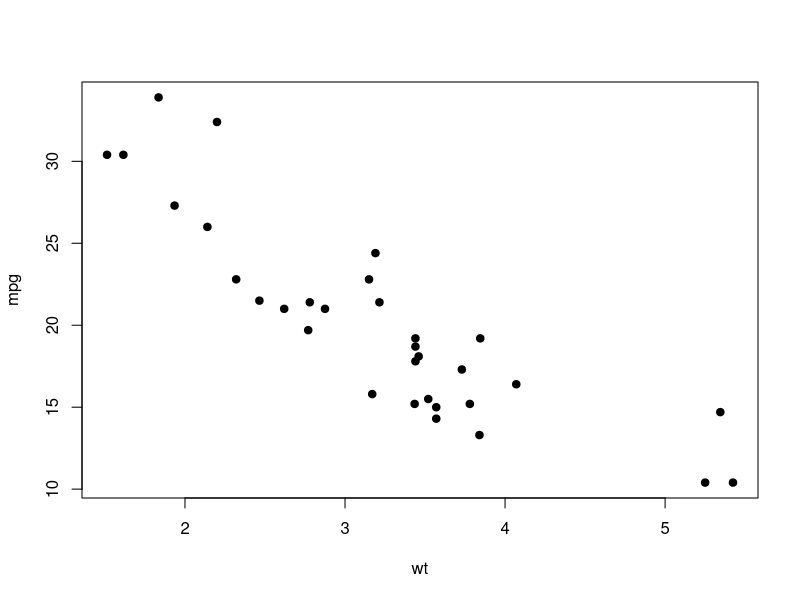
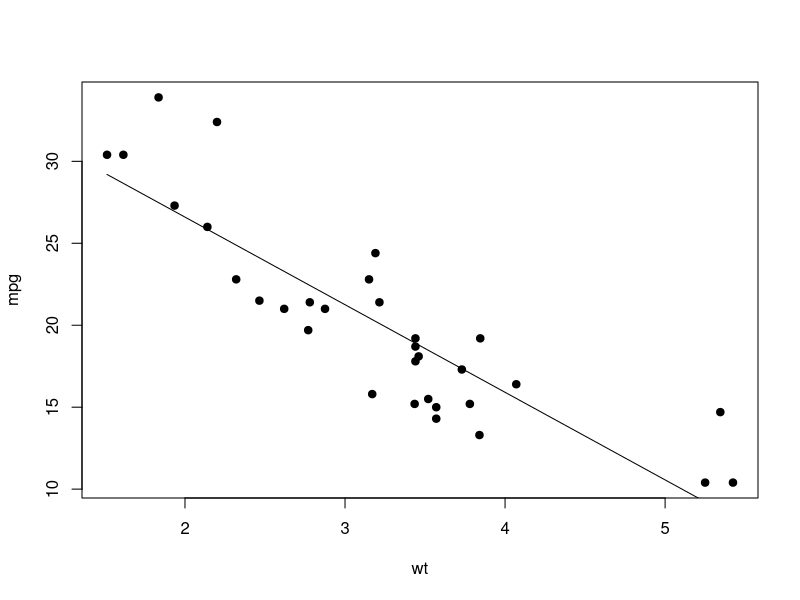
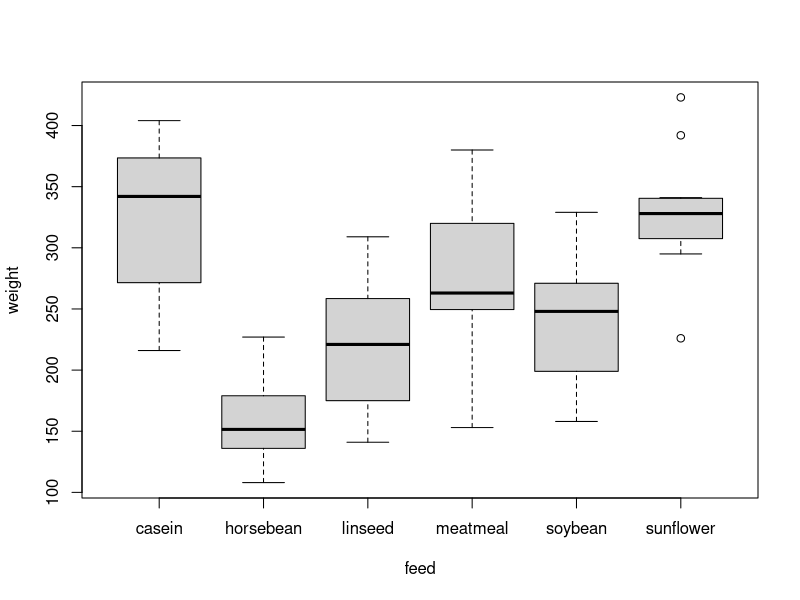
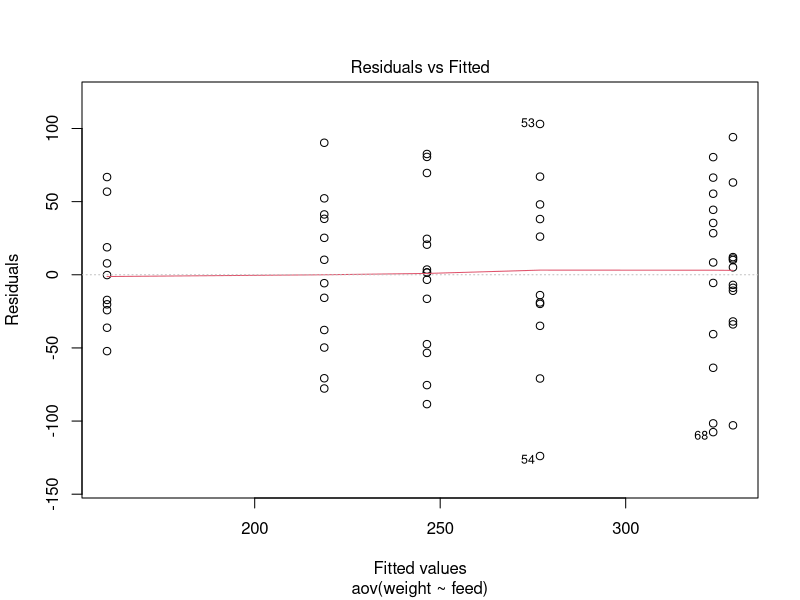
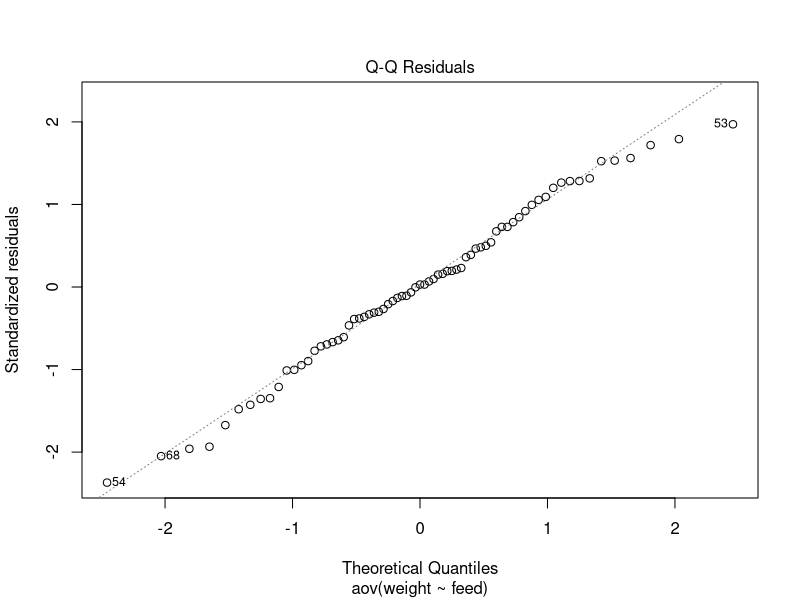
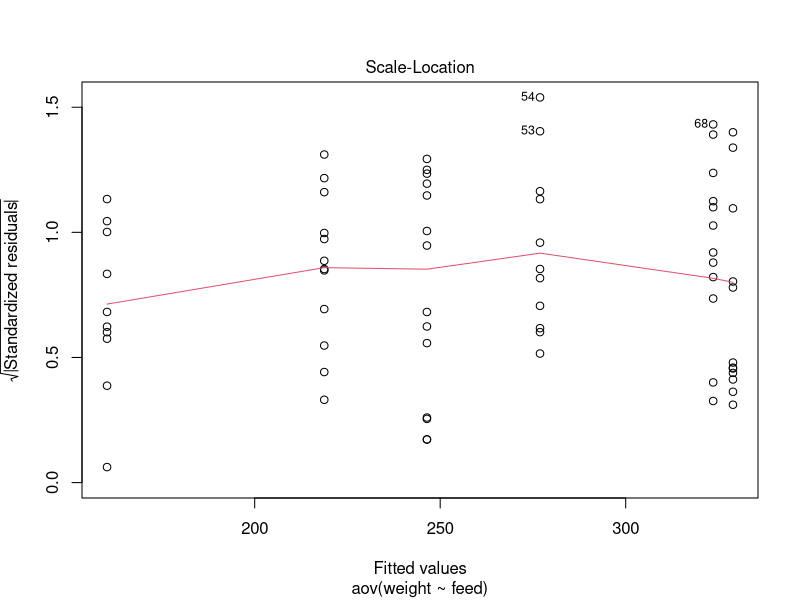
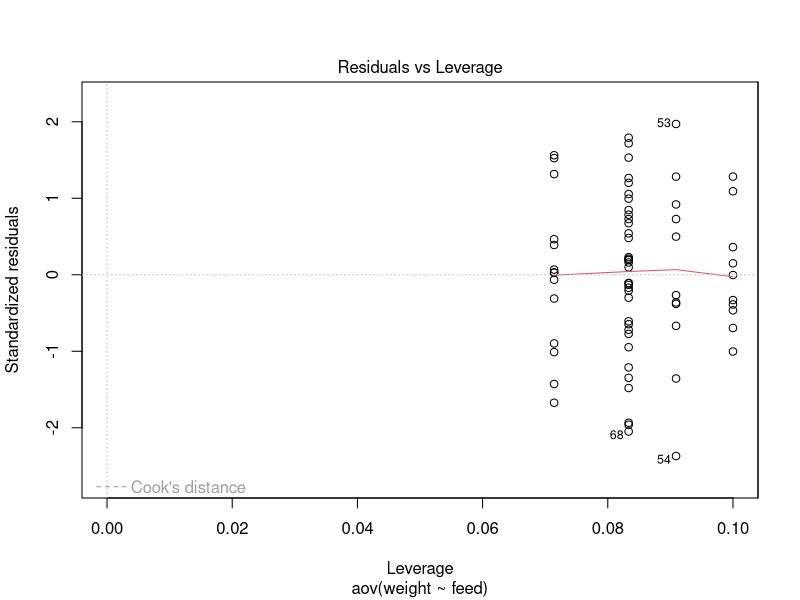
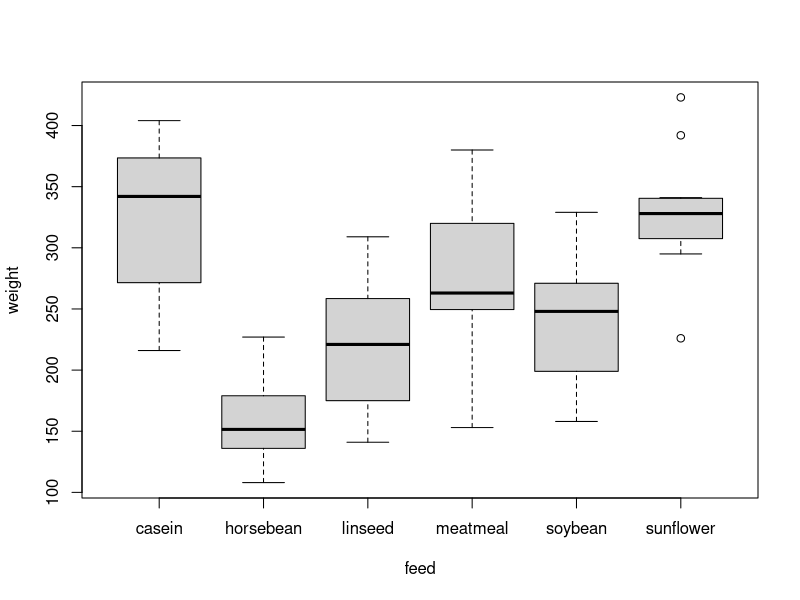

R code for these plots, in order:
## ---- chunk 1
library(ggplot2)
## ---- chunk 2
?mtcars
head(mtcars)
## ---- chunk 3
plot(mpg~wt, data=mtcars, pch=19)
## ---- chunk 4
lm.mod=lm(mpg~wt, data=mtcars)
summary(lm.mod)
## ---- chunk 5
plot(mpg~wt, data=mtcars, pch=19)
lm.mod=lm(mpg~wt, data=mtcars)
xv=seq(min(mtcars$wt), max(mtcars$wt), length=2)
yv=predict(lm.mod, data.frame(wt=xv))
lines(xv, yv)
## ---- chunk 6
?chickwts #This will give you a help file that includes information about the dataset. 
head(chickwts)
## ---- chunk 7
plot(weight~feed,data=chickwts)
## ---- chunk 8
aov.mod=aov(weight~feed, data=chickwts) 
summary(aov.mod)
## ---- chunk 9
plot(aov.mod)
## ---- chunk 10
fligner.test(weight~feed,data=chickwts)
## ---- chunk 11
thsd=TukeyHSD(aov.mod) 
thsd
## ---- chunk 12
plot(weight~feed,data=chickwts)
## ---- chunk 13
my.pal=c("tomato", "slateblue")
plot(mpg~wt, data=mtcars, pch=19, col=my.pal[as.numeric(mtcars$am)+1], cex=2)
## ---- chunk 14
mtcars$trans.type=factor(mtcars$am)
ancova.mod1=aov(mpg~wt*trans.type, data=mtcars)
summary(ancova.mod1)
## ---- chunk 15
ancova.mod2=lm(mpg~wt*trans.type, data=mtcars)
anova(ancova.mod2)
## ---- chunk 16
auto.dat=subset(mtcars, am==0)
manu.dat=subset(mtcars, am==1)
lm.auto=lm(mpg~wt, data=auto.dat)
lm.manu=lm(mpg~wt, data=manu.dat)
my.pal=c("tomato", "slateblue")
plot(mpg~wt, data=mtcars, pch=19, col=my.pal[as.numeric(mtcars$am)+1], cex=2)
abline(lm.auto, col="tomato", lwd=2)
abline(lm.manu, col="slateblue", lwd=2)
## ---- chunk 17
my.pal=c("tomato", "slateblue")
plot(mpg~wt, data=mtcars, pch=19, col=my.pal[as.numeric(mtcars$am)+1], cex=2)

xv0=seq(min(auto.dat$wt), max(auto.dat$wt), length=10)
yv0=predict(lm.auto, data.frame(wt=xv0))
lines(xv0, yv0, col="tomato", lwd=2)

xv1=seq(min(manu.dat$wt), max(manu.dat$wt), length=11)
yv1=predict(lm.manu, data.frame(wt=xv1))
lines(xv1, yv1, col="slateblue", lty=2, lwd=2)
## ---- chunk 18
library(lme4) 
library(lmerTest)
?sleepstudy
## ---- chunk 19
mix.mod1=lmer(Reaction~Days+ (Days|Subject), data=sleepstudy) #mixed effects model of Days, with Days nested in Subject as random effect summary(mix.mod1) #summary of lmer output does not give you p-values
anova(mix.mod1)
